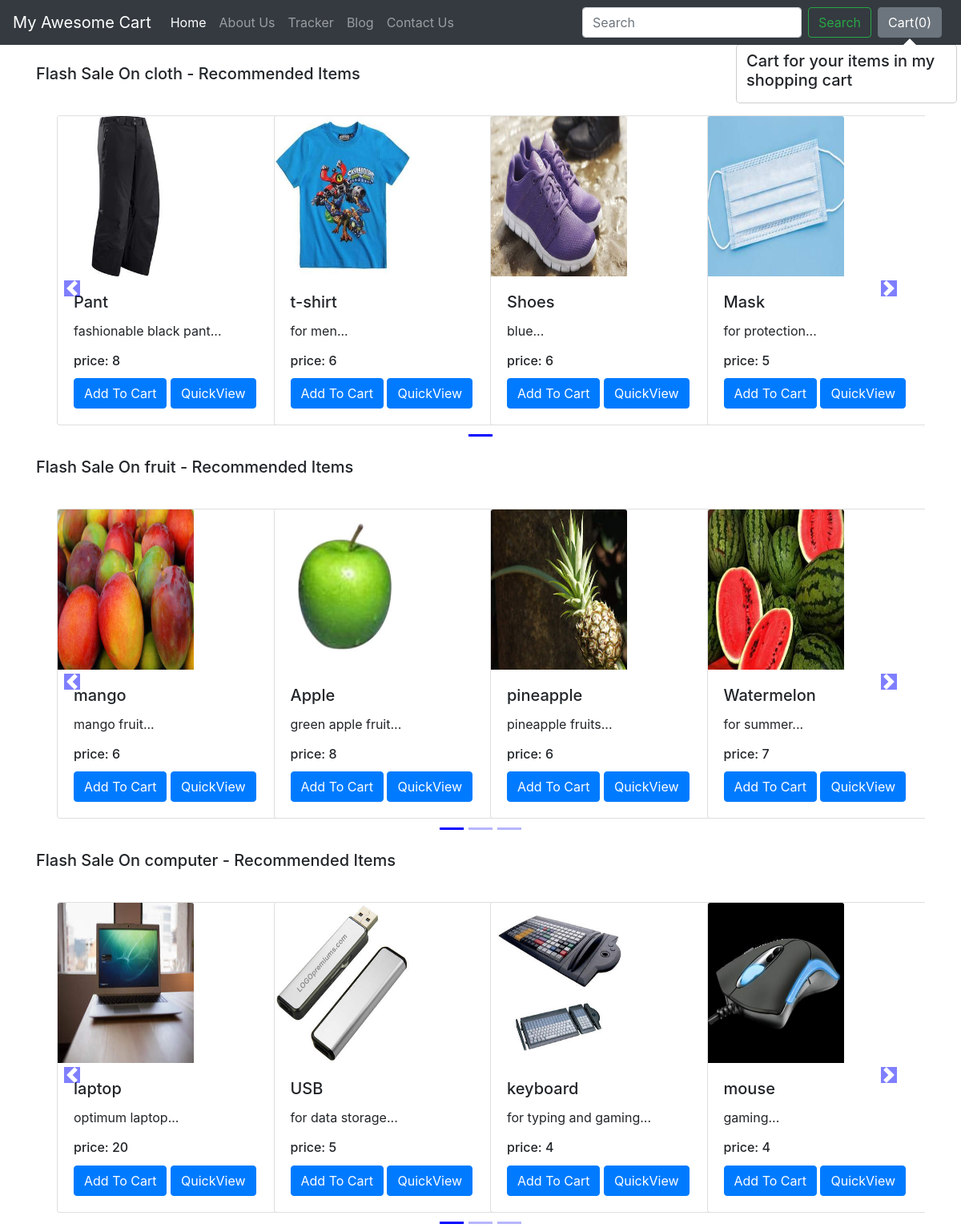
The app's page /shop/ with its own data.
### shop/views.py (the view)
# urls.py: path('', views.index,name="blogHome"),
def index(request):
    allProds = []
    catprods = Product.objects.values('category', 'id')
    cats = {item['category'] for item in catprods}
    for cat in cats:
        prod = Product.objects.filter(category=cat)
        n = len(prod)
        nSlides = n // 4 + ceil((n / 4) - (n // 4))
        allProds.append([prod, range(1, nSlides), nSlides])
    params = {'allProds':allProds}
    return render(request, 'shop/index.html', params)

### shop/templates/shop/index.html (shortened to what this page needs)
{% extends 'shop/basic.html' %}
{% block body %}
{% load static %}
<div class="container">
    {% for product, range, nSlides in allProds %}
    <h5 class="my-4">Flash Sale On {{product.0.category}} - Recommended Items</h5>
    <div class="row">
<div id="demo{{forloop.counter}}" class="col carousel slide my-3" data-ride="carousel">
    <ul class="carousel-indicators">
      <li data-target="#demo{{forloop.counter}}" data-slide-to="0" class="active"></li>
       {% for i in range %}
      <li data-target="#demo{{forloop.parentloop.counter}}" data-slide-to="{{i}}" ></li>
      {% endfor %}
    </ul>
    <div class="container carousel-inner no-padding">
      <div class="carousel-item active">
        {% for i in product %}
        <div class="col-xs-3 col-sm-3 col-md-3">
          <div class="card" style="width: 18rem;">
            <img src='/media/{{i.image}}' class="card-img-top" alt="...">
            <div class="card-body">
              <h5 class="card-title" id="namepr{{i.id}}">{{i.product_name}}</h5>
              <p class="card-text">{{i.desc|slice:"0:53"}}...</p>
              <h6 class="card-title"> price: <span id="pricepr{{i.id}}">{{i.price}}</span></h6>
              <span id="divpr{{i.id}}" class="divpr">
              <button id="pr{{i.id}}" class="btn btn-primary cart">Add To Cart</button>
              </span>
              <a href="/shop/products/{{i.id}}"><button id="qv{{i.id}}" class="btn btn-primary cart">QuickView</button></a>
            </div>
          </div>
        </div>
        {% if forloop.counter|divisibleby:4 and forloop.counter > 0 and not forloop.last %}
      </div><div class="carousel-item">
        {% endif %}
        {% endfor %}
    </div>
</div>
</div>
    <a class="carousel-control-prev" href="#demo{{forloop.counter}}" data-slide="prev">
        <span class="carousel-control-prev-icon"></span>
    </a>
    <a class="carousel-control-next" href="#demo{{forloop.counter}}" data-slide="next">
        <span class="carousel-control-next-icon"></span>
    </a>
        </div>
    {% endfor %}
</div>
 {% endblock %}

### shop/templates/shop/basic.html (shortened to what this page needs)
<!doctype html>
<html lang="en">
  <head>
    <link rel="stylesheet" href="https://stackpath.bootstrapcdn.com/bootstrap/4.2.1/css/bootstrap.min.css">
  </head>
  <body>
    <nav class="navbar navbar-expand-lg navbar-dark bg-dark">
  <a class="navbar-brand" href="/shop">My Awesome Cart</a>
  <div class="collapse navbar-collapse" id="navbarSupportedContent">
    <ul class="navbar-nav mr-auto">
      <li class="nav-item active">
        <a class="nav-link" href="/shop">Home <span class="sr-only">(current)</span></a>
      </li>
      <li class="nav-item">
        <a class="nav-link" href="/shop/about">About Us</a>
      </li>
      <li class="nav-item">
        <a class="nav-link" href="/shop/tracker">Tracker</a>
      </li>
      <li class="nav-item">
        <a class="nav-link" href="/blog">Blog</a>
      </li>
      <li class="nav-item">
        <a class="nav-link" href="/shop/contact">Contact Us</a>
      </li>
    </ul>
    <form class="form-inline my-2 my-lg-0">
      <input class="form-control mr-sm-2" type="search" placeholder="Search" aria-label="Search">
      <button class="btn btn-outline-success my-2 my-sm-0" type="submit">Search</button>
    </form>
    <button type="button" class="btn btn-secondary mx-2" id="popcart" data-container="body" data-toggle="popover" data-placement="bottom" data-html="true" data-content="Vivamus
sagittis lacus vel augue laoreet rutrum faucibus.">
  Cart(<span id="cart">0</span>)
</button>
  </div>
</nav>
  {% block body %} {% endblock %}
  </body>
</html>

### records on screen
Product: category "cloth", image (picture), product_name "Pant", desc "fashionable black pant", price "8"
Product: image (picture), product_name "t-shirt", desc "for men", price "6"
Product: image (picture), product_name "Shoes", desc "blue", price "6"
Product: image (picture), product_name "Mask", desc "for protection", price "5"
Product: category "fruit", image (picture), product_name "mango", desc "mango fruit", price "6"
Product: image (picture), product_name "Apple", desc "green apple fruit", price "8"
Product: image (picture), product_name "pineapple", desc "pineapple fruits", price "6"
Product: image (picture), product_name "Watermelon", desc "for summer", price "7"
Product: category "computer", image (picture), product_name "laptop", desc "optimum laptop", price "20"
Product: image (picture), product_name "USB", desc "for data storage", price "5"
Product: image (picture), product_name "keyboard", desc "for typing and gaming", price "4"
Product: image (picture), product_name "mouse", desc "gaming", price "4"
